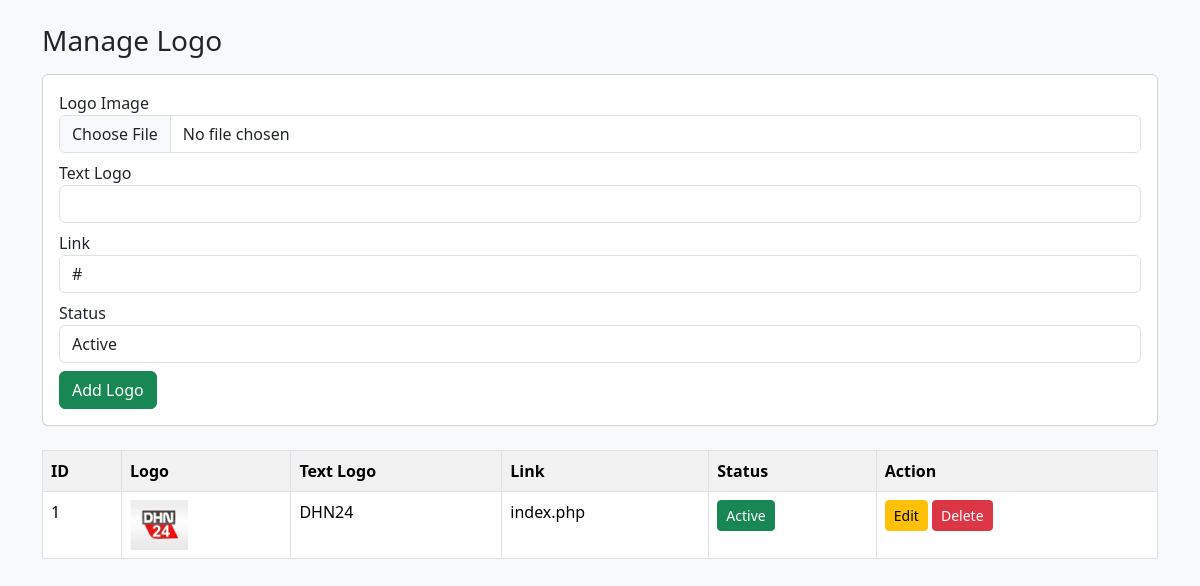
The page /manage_logo.php on the database as committed earlier.
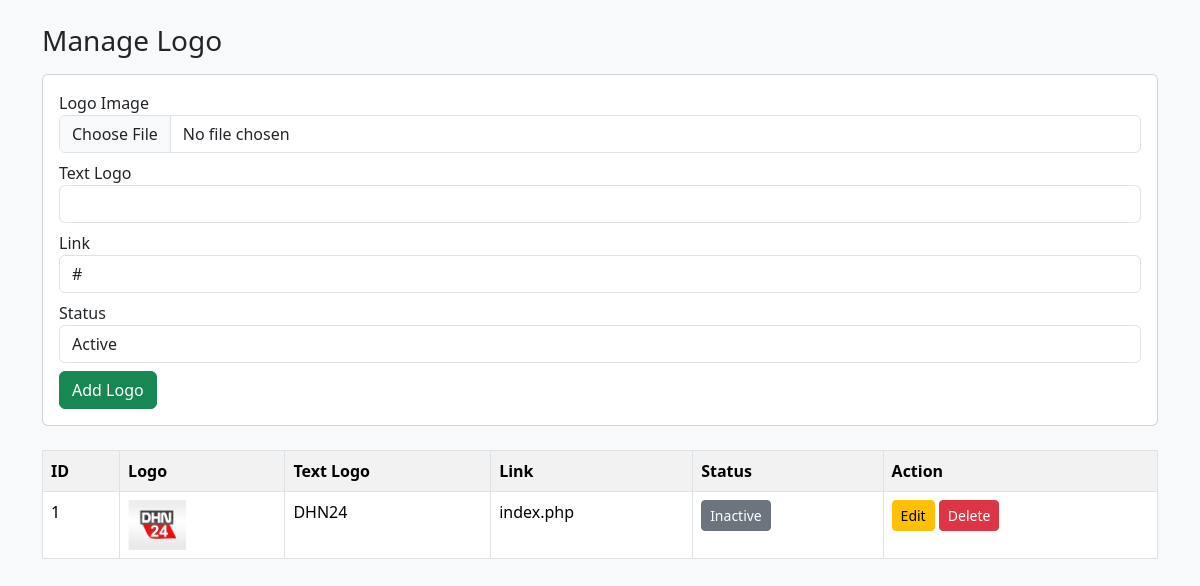
The same page on the database as committed later.
### tables this page shows
CREATE TABLE `logo` (
  `id` int(11) NOT NULL,
  `logo` varchar(255) NOT NULL,
  `text_logo` varchar(100) DEFAULT NULL,
  `link` varchar(255) NOT NULL,
  `status` tinyint(1) DEFAULT 1
);

### manage_logo.php (the view, shortened to what this page needs)
<?php
include 'conn.php';
$editData = [];
$result = mysqli_query($conn, "SELECT * FROM logo ORDER BY id DESC");
?>
<!DOCTYPE html>
<html>
<head>
    <link href="https://cdn.jsdelivr.net/npm/bootstrap@5.3.2/dist/css/bootstrap.min.css" rel="stylesheet">
</head>
<body class="bg-light">
<div class="container mt-4">
    <h3 class="mb-3">Manage Logo</h3>
    <div class="card p-3 mb-4">
        <form method="post" enctype="multipart/form-data">
            <div class="mb-2">
                <label>Logo Image</label>
                <input type="file" name="logo" class="form-control">
            </div>
            <div class="mb-2">
                <label>Text Logo</label>
                <input type="text" name="text_logo" class="form-control" value="<?= $editData['text_logo'] ?? '' ?>">
            </div>
            <div class="mb-2">
                <label>Link</label>
                <input type="text" name="link" class="form-control" value="<?= $editData['link'] ?? '#' ?>">
            </div>
            <div class="mb-2">
                <label>Status</label>
                <select name="status" class="form-control">
                    <option value="1" <?= (isset($editData['status']) && $editData['status']==1)?'selected':'' ?>>Active</option>
                </select>
            </div>
            <button name="save" class="btn btn-success"><?= isset($editData['id']) ? 'Update Logo' : 'Add Logo' ?></button>
        </form>
    </div>
    <table class="table table-bordered table-striped">
        <tr>
            <th>ID</th>
            <th>Logo</th>
            <th>Text Logo</th>
            <th>Link</th>
            <th>Status</th>
            <th>Action</th>
        </tr>
        <?php while($row = mysqli_fetch_assoc($result)) { ?>
        <tr>
            <td><?= $row['id'] ?></td>
            <td>
                <?php if(!empty($row['logo'])): ?>
                    <img src="<?= $row['logo'] ?>" style="height:50px;">
                <?php endif; ?>
            </td>
            <td><?= $row['text_logo'] ?></td>
            <td><?= $row['link'] ?></td>
            <td>
                <a href="?status=<?= $row['status']==1 ? 0 : 1 ?>&id=<?= $row['id'] ?>" class="btn btn-sm <?= $row['status']==1 ? 'btn-success' : 'btn-secondary' ?>">
                    <?= $row['status']==1 ? 'Active' : 'Inactive' ?>
                </a>
            </td>
            <td>
                <a href="?edit=<?= $row['id'] ?>" class="btn btn-sm btn-warning">Edit</a>
                <a href="?delete=<?= $row['id'] ?>" class="btn btn-sm btn-danger" onclick="return confirm('Are you sure?')">Delete</a>
            </td>
        </tr>
        <?php } ?>
    </table>
</div>
</body>
</html>

Rows that differ between the two databases and show on the page:
changed logo "DHN24": status "Active" → "Inactive"
